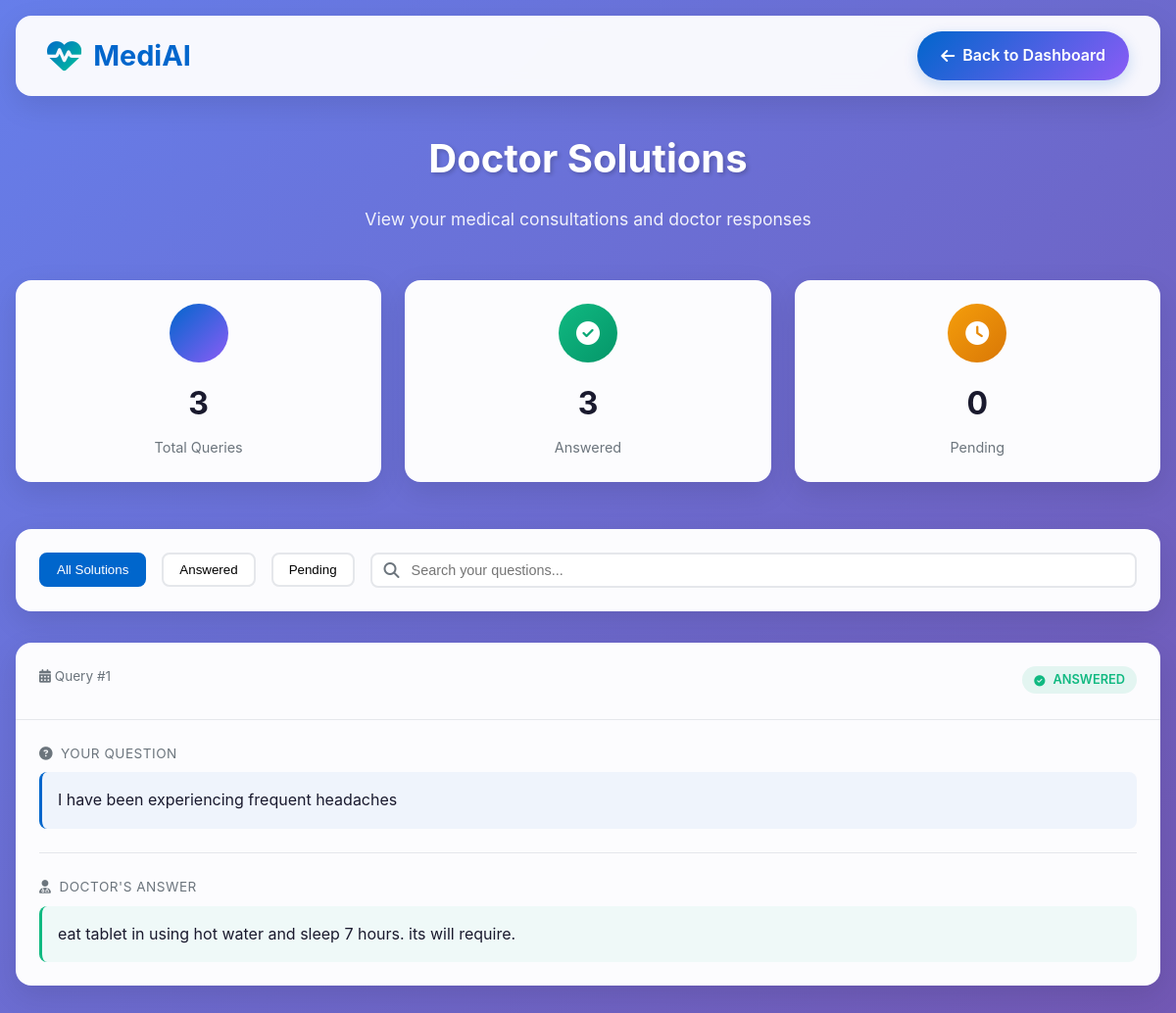
The page /user/solutions (signed in) on the database its author committed.
### tables this page shows
CREATE TABLE queries (
            id INTEGER PRIMARY KEY AUTOINCREMENT,
            user_id INTEGER NOT NULL,
            question TEXT NOT NULL,
            answer TEXT,
            status TEXT DEFAULT 'pending',
            created_at TEXT,
            answered_at TEXT,
            FOREIGN KEY (user_id) REFERENCES users(id)
        );

### app.py (the view)
@app.route("/user/solutions")
@user_login_required
def user_solutions():
    conn = get_db_connection()
    cur = conn.cursor()
    cur.execute(
        """
        SELECT q.id, q.question, q.answer, q.status, q.created_at, q.answered_at
        FROM queries q
        WHERE q.user_id = ?
        ORDER BY q.created_at DESC
        """,
        (session["user_id"],),
    )
    queries = cur.fetchall()
    conn.close()
    return render_template("user/view_solution.html", queries=queries)

### app.py (called while the page is built)
def get_db_connection():
    conn = sqlite3.connect(DB_PATH)
    conn.row_factory = sqlite3.Row
    return conn

def user_login_required(f):
    @wraps(f)
    def decorated(*args, **kwargs):
        if "user_id" not in session:
            flash("Please login as user first.", "warning")
            return redirect(url_for("user_login"))
        return f(*args, **kwargs)
    return decorated

### templates/user/view_solution.html (shortened to what this page needs)
<!DOCTYPE html>
<html lang="en">
<head>
    <link rel="stylesheet" href="https://cdnjs.cloudflare.com/ajax/libs/font-awesome/6.4.0/css/all.min.css">
</head>
<body>
    <nav class="top-nav">
        <a href="/user/dashboard" class="logo">
            <i class="fas fa-heartbeat"></i>
            MediAI
        </a>
        <a href="/user/dashboard" class="back-btn">
            <i class="fas fa-arrow-left"></i>
            Back to Dashboard
        </a>
    </nav>
    <div class="container">
        <div class="page-header">
            <h1 class="page-title">Doctor Solutions</h1>
            <p class="page-subtitle">View your medical consultations and doctor responses</p>
        </div>
        {% if queries %}
            <div class="stats-section">
                <div class="stat-card">
                    <div class="stat-icon total">
                    </div>
                    <div class="stat-number">{{ queries|length }}</div>
                    <div class="stat-label">Total Queries</div>
                </div>
                <div class="stat-card">
                    <div class="stat-icon answered">
                        <i class="fas fa-check-circle"></i>
                    </div>
                    <div class="stat-number">{{ queries|selectattr('answer')|list|length }}</div>
                    <div class="stat-label">Answered</div>
                </div>
                <div class="stat-card">
                    <div class="stat-icon pending">
                        <i class="fas fa-clock"></i>
                    </div>
                    <div class="stat-number">{{ queries|selectattr('answer', 'equalto', None)|list|length }}</div>
                    <div class="stat-label">Pending</div>
                </div>
            </div>
            <div class="filters-section">
                <button class="filter-btn active" onclick="filterSolutions('all')">All Solutions</button>
                <button class="filter-btn" onclick="filterSolutions('answered')">Answered</button>
                <button class="filter-btn" onclick="filterSolutions('pending')">Pending</button>
                <div class="search-box">
                    <i class="fas fa-search"></i>
                    <input type="text" placeholder="Search your questions..." onkeyup="searchSolutions(this.value)">
                </div>
            </div>
            <div class="solutions-grid" id="solutionsContainer">
                {% for q in queries %}
                    <div class="solution-card" data-status="{{ 'answered' if q.answer else 'pending' }}" data-question="{{ q.question|lower }}">
                        <div class="solution-header">
                            <div class="solution-meta">
                                <div class="query-date">
                                    <i class="fas fa-calendar-alt"></i>
                                    Query #{{ loop.index }}
                                </div>
                            </div>
                            <span class="status-badge {{ 'answered' if q.answer else 'pending' }}">
                                <i class="fas {{ 'fa-check-circle' if q.answer else 'fa-clock' }}"></i>
                                {{ 'Answered' if q.answer else 'Pending' }}
                            </span>
                        </div>
                        <div class="solution-body">
                            <div class="question-section">
                                <div class="section-label">
                                    <i class="fas fa-question-circle"></i>
                                    Your Question
                                </div>
                                <div class="question-text">{{ q.question }}</div>
                            </div>
                            {% if q.answer %}
                                <div class="answer-section">
                                    <div class="section-label">
                                        <i class="fas fa-user-md"></i>
                                        Doctor's Answer
                                    </div>
                                    <div class="answer-text">{{ q.answer }}</div>
                                </div>
                            {% endif %}
                        </div>
                    </div>
                {% endfor %}
            </div>
        {% endif %}
    </div>
</body>
</html>

### rows shown on the page
queries: answer "ANSWERED", question "I have been experiencing frequent headaches", answer "eat tablet in using hot water and sleep 7 hours. its will require."

### other values the page prints
{{ queries|length }} "3"
{{ queries|selectattr('answer')|list|length }} "3"
{{ queries|selectattr('answer', 'equalto', None)|list|length }} "0"
